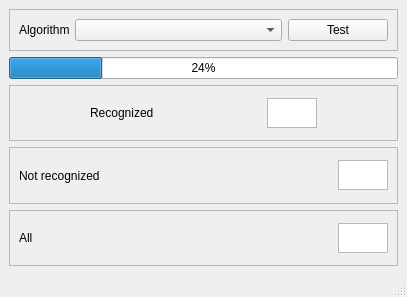
<?xml version="1.0" encoding="UTF-8"?>
<ui version="4.0">
 <class>TestWindow</class>
 <widget class="QMainWindow" name="TestWindow">
  <property name="geometry">
   <rect>
    <x>0</x>
    <y>0</y>
    <width>407</width>
    <height>297</height>
   </rect>
  </property>
  <property name="windowTitle">
   <string>MainWindow</string>
  </property>
  <widget class="QWidget" name="centralwidget">
   <layout class="QVBoxLayout" name="verticalLayout">
    <item>
     <widget class="QFrame" name="frame">
      <property name="minimumSize">
       <size>
        <width>131</width>
        <height>0</height>
       </size>
      </property>
      <property name="frameShape">
       <enum>QFrame::StyledPanel</enum>
      </property>
      <property name="frameShadow">
       <enum>QFrame::Raised</enum>
      </property>
      <layout class="QHBoxLayout" name="horizontalLayout">
       <item>
        <widget class="QLabel" name="label">
         <property name="maximumSize">
          <size>
           <width>50</width>
           <height>16777215</height>
          </size>
         </property>
         <property name="text">
          <string>Algorithm</string>
         </property>
        </widget>
       </item>
       <item>
        <widget class="QComboBox" name="cbAlgorithm"/>
       </item>
       <item>
        <widget class="QPushButton" name="bTest">
         <property name="maximumSize">
          <size>
           <width>100</width>
           <height>16777215</height>
          </size>
         </property>
         <property name="text">
          <string>Test</string>
         </property>
        </widget>
       </item>
      </layout>
     </widget>
    </item>
    <item>
     <widget class="QProgressBar" name="pbTested">
      <property name="value">
       <number>24</number>
      </property>
     </widget>
    </item>
    <item>
     <widget class="QFrame" name="frame_2">
      <property name="frameShape">
       <enum>QFrame::StyledPanel</enum>
      </property>
      <property name="frameShadow">
       <enum>QFrame::Raised</enum>
      </property>
      <layout class="QHBoxLayout" name="horizontalLayout_2">
       <item>
        <widget class="QLabel" name="label_2">
         <property name="minimumSize">
          <size>
           <width>100</width>
           <height>0</height>
          </size>
         </property>
         <property name="maximumSize">
          <size>
           <width>100</width>
           <height>16777215</height>
          </size>
         </property>
         <property name="text">
          <string>Recognized</string>
         </property>
        </widget>
       </item>
       <item>
        <widget class="QTextEdit" name="teRecognized">
         <property name="maximumSize">
          <size>
           <width>50</width>
           <height>30</height>
          </size>
         </property>
        </widget>
       </item>
      </layout>
     </widget>
    </item>
    <item>
     <widget class="QFrame" name="frame_3">
      <property name="frameShape">
       <enum>QFrame::StyledPanel</enum>
      </property>
      <property name="frameShadow">
       <enum>QFrame::Raised</enum>
      </property>
      <layout class="QHBoxLayout" name="horizontalLayout_3">
       <item>
        <widget class="QLabel" name="label_3">
         <property name="minimumSize">
          <size>
           <width>100</width>
           <height>0</height>
          </size>
         </property>
         <property name="text">
          <string>Not recognized</string>
         </property>
        </widget>
       </item>
       <item>
        <widget class="QTextEdit" name="teNotRecognized">
         <property name="maximumSize">
          <size>
           <width>50</width>
           <height>30</height>
          </size>
         </property>
        </widget>
       </item>
      </layout>
     </widget>
    </item>
    <item>
     <widget class="QFrame" name="frame_4">
      <property name="frameShape">
       <enum>QFrame::StyledPanel</enum>
      </property>
      <property name="frameShadow">
       <enum>QFrame::Raised</enum>
      </property>
      <layout class="QHBoxLayout" name="horizontalLayout_4">
       <item>
        <widget class="QLabel" name="label_4">
         <property name="minimumSize">
          <size>
           <width>100</width>
           <height>0</height>
          </size>
         </property>
         <property name="text">
          <string>All</string>
         </property>
        </widget>
       </item>
       <item>
        <widget class="QTextEdit" name="teAll">
         <property name="maximumSize">
          <size>
           <width>50</width>
           <height>30</height>
          </size>
         </property>
        </widget>
       </item>
      </layout>
     </widget>
    </item>
   </layout>
  </widget>
  <widget class="QMenuBar" name="menubar">
   <property name="geometry">
    <rect>
     <x>0</x>
     <y>0</y>
     <width>407</width>
     <height>21</height>
    </rect>
   </property>
  </widget>
  <widget class="QStatusBar" name="statusbar"/>
 </widget>
 <resources/>
 <connections/>
</ui>
